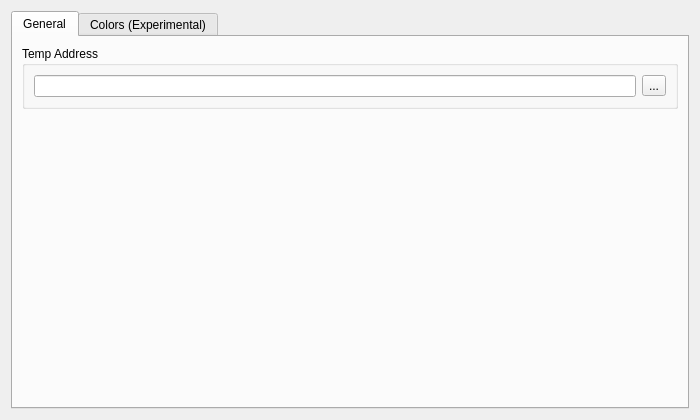
<?xml version="1.0" encoding="UTF-8"?>
<ui version="4.0">
 <class>SApplicationsConfigureUI</class>
 <widget class="QWidget" name="SApplicationsConfigureUI">
  <property name="geometry">
   <rect>
    <x>0</x>
    <y>0</y>
    <width>700</width>
    <height>420</height>
   </rect>
  </property>
  <property name="windowTitle">
   <string>Form</string>
  </property>
  <layout class="QVBoxLayout" name="verticalLayout_2">
   <item>
    <widget class="QTabWidget" name="tabWidget">
     <property name="currentIndex">
      <number>0</number>
     </property>
     <widget class="QWidget" name="tab">
      <attribute name="title">
       <string>General</string>
      </attribute>
      <layout class="QVBoxLayout" name="verticalLayout_3">
       <item>
        <widget class="QGroupBox" name="groupBox">
         <property name="title">
          <string>Temp Address</string>
         </property>
         <layout class="QHBoxLayout" name="horizontalLayout">
          <item>
           <widget class="QLineEdit" name="temp_line"/>
          </item>
          <item>
           <widget class="QToolButton" name="open_temp">
            <property name="text">
             <string>...</string>
            </property>
           </widget>
          </item>
         </layout>
        </widget>
       </item>
       <item>
        <spacer name="verticalSpacer">
         <property name="orientation">
          <enum>Qt::Vertical</enum>
         </property>
         <property name="sizeHint" stdset="0">
          <size>
           <width>20</width>
           <height>306</height>
          </size>
         </property>
        </spacer>
       </item>
      </layout>
     </widget>
     <widget class="QWidget" name="colors_tab">
      <attribute name="title">
       <string>Colors (Experimental)</string>
      </attribute>
      <layout class="QVBoxLayout" name="verticalLayout">
       <item>
        <widget class="QScrollArea" name="colors_area">
         <property name="widgetResizable">
          <bool>true</bool>
         </property>
         <widget class="QWidget" name="colors_widget">
          <property name="geometry">
           <rect>
            <x>0</x>
            <y>0</y>
            <width>670</width>
            <height>368</height>
           </rect>
          </property>
          <layout class="QVBoxLayout" name="verticalLayout_8">
           <item>
            <layout class="QVBoxLayout" name="colors_layout"/>
           </item>
          </layout>
         </widget>
        </widget>
       </item>
      </layout>
     </widget>
    </widget>
   </item>
  </layout>
 </widget>
 <resources/>
 <connections/>
</ui>
